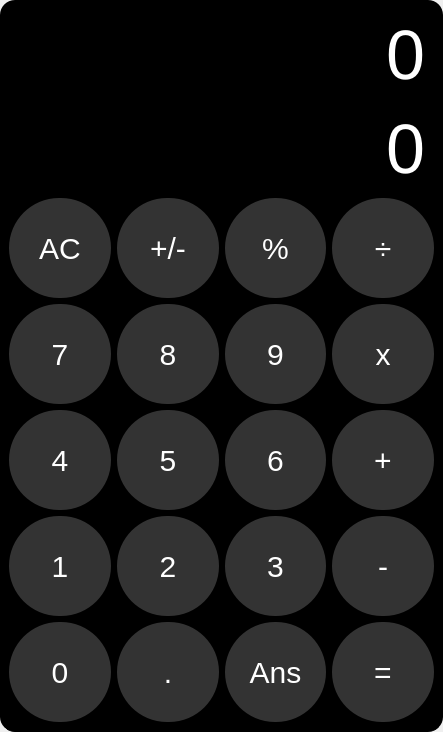
<?xml version="1.0" encoding="UTF-8"?>
<ui version="4.0">
 <class>Form</class>
 <widget class="QWidget" name="Form">
  <property name="geometry">
   <rect>
    <x>0</x>
    <y>0</y>
    <width>443</width>
    <height>732</height>
   </rect>
  </property>
  <property name="minimumSize">
   <size>
    <width>443</width>
    <height>732</height>
   </size>
  </property>
  <property name="windowTitle">
   <string>Form</string>
  </property>
  <property name="styleSheet">
   <string notr="true">QFrame{
	background-color:rgb(0, 0, 0);
}
#button_frame{
	border-bottom: 1px solid black;
	border-radius:15px;
}
#button_frame QLineEdit{
	background-color:#000000;
	color:#FFF;
	border:none;
	hight:50px;
	padding:10px 5px;
	font-size: 70px;
	font-family:&quot;Segoe UI&quot;;
}
#button_frame QPushButton{
	background-color:#333333;
	color:#FFF;
	font-size:30px;
	font-family:&quot;Helvetica&quot;;
	border-radius: 50%;
	width	:100px;
	height:100px;
}
#button_frame QPushButton:pressed{
	background-color:#555;
}
#button_frame #zero_btn {
	text-align:centert;

}

#button_frame QPushButton[class=&quot;btn_group_1&quot;]{
	border-radius:50%;
	font-size:30px;
	background-color:#a5a5a5;
	color:#020202;
}
#button_frame QPushButton[class=&quot;btn_group_1&quot;]:pressed{
	background-color:#d6d6d6;
	
}

#button_frame QPushButton[class=&quot;btn_group_2&quot;]{
	background-color:#ca3401;
	font-size:30px;
}

#button_frame QPushButton[class=&quot;btn_group_2&quot;]:checked,
#button_frame QPushButton[class=&quot;btn_group_2&quot;]:pressed{
	background-color:#fff;

}</string>
  </property>
  <layout class="QGridLayout" name="gridLayout_2">
   <property name="leftMargin">
    <number>0</number>
   </property>
   <property name="topMargin">
    <number>0</number>
   </property>
   <property name="rightMargin">
    <number>0</number>
   </property>
   <property name="bottomMargin">
    <number>0</number>
   </property>
   <property name="spacing">
    <number>0</number>
   </property>
   <item row="0" column="0">
    <widget class="QFrame" name="button_frame">
     <property name="frameShape">
      <enum>QFrame::StyledPanel</enum>
     </property>
     <property name="frameShadow">
      <enum>QFrame::Raised</enum>
     </property>
     <layout class="QGridLayout" name="gridLayout">
      <item row="0" column="0" colspan="4">
       <layout class="QVBoxLayout" name="verticalLayout">
        <item>
         <widget class="QLineEdit" name="lineEdit">
          <property name="enabled">
           <bool>false</bool>
          </property>
          <property name="text">
           <string>0</string>
          </property>
          <property name="alignment">
           <set>Qt::AlignRight|Qt::AlignTrailing|Qt::AlignVCenter</set>
          </property>
         </widget>
        </item>
        <item>
         <widget class="QLineEdit" name="Ans_LineEdit">
          <property name="enabled">
           <bool>false</bool>
          </property>
          <property name="text">
           <string>0</string>
          </property>
          <property name="alignment">
           <set>Qt::AlignRight|Qt::AlignTrailing|Qt::AlignVCenter</set>
          </property>
         </widget>
        </item>
       </layout>
      </item>
      <item row="1" column="0">
       <widget class="QPushButton" name="claer_btn">
        <property name="maximumSize">
         <size>
          <width>16777215</width>
          <height>16777215</height>
         </size>
        </property>
        <property name="autoFillBackground">
         <bool>false</bool>
        </property>
        <property name="text">
         <string>AC</string>
        </property>
        <property name="class" stdset="0">
         <string>btn_group_1</string>
        </property>
       </widget>
      </item>
      <item row="1" column="1">
       <widget class="QPushButton" name="plus_minus_btn">
        <property name="text">
         <string>+/-</string>
        </property>
        <property name="class" stdset="0">
         <string>btn_group_1</string>
        </property>
       </widget>
      </item>
      <item row="1" column="2">
       <widget class="QPushButton" name="percentage_btn">
        <property name="text">
         <string>%</string>
        </property>
        <property name="class" stdset="0">
         <string>btn_group_1</string>
        </property>
       </widget>
      </item>
      <item row="1" column="3">
       <widget class="QPushButton" name="division_btn">
        <property name="text">
         <string>÷</string>
        </property>
        <property name="class" stdset="0">
         <string>btn_group_2</string>
        </property>
       </widget>
      </item>
      <item row="2" column="0">
       <widget class="QPushButton" name="seven_btn">
        <property name="text">
         <string>7</string>
        </property>
       </widget>
      </item>
      <item row="2" column="1">
       <widget class="QPushButton" name="eight_btn">
        <property name="text">
         <string>8</string>
        </property>
       </widget>
      </item>
      <item row="2" column="2">
       <widget class="QPushButton" name="nine_btn">
        <property name="text">
         <string>9</string>
        </property>
       </widget>
      </item>
      <item row="2" column="3">
       <widget class="QPushButton" name="multi_btn">
        <property name="text">
         <string>x</string>
        </property>
        <property name="class" stdset="0">
         <string>btn_group_2</string>
        </property>
       </widget>
      </item>
      <item row="3" column="0">
       <widget class="QPushButton" name="four_btn">
        <property name="styleSheet">
         <string notr="true"/>
        </property>
        <property name="text">
         <string>4</string>
        </property>
       </widget>
      </item>
      <item row="3" column="1">
       <widget class="QPushButton" name="five_btn">
        <property name="text">
         <string>5</string>
        </property>
       </widget>
      </item>
      <item row="3" column="2">
       <widget class="QPushButton" name="six_btn">
        <property name="text">
         <string>6</string>
        </property>
       </widget>
      </item>
      <item row="3" column="3">
       <widget class="QPushButton" name="plus_btn">
        <property name="text">
         <string>+</string>
        </property>
        <property name="class" stdset="0">
         <string>btn_group_2</string>
        </property>
       </widget>
      </item>
      <item row="4" column="0">
       <widget class="QPushButton" name="one_btn">
        <property name="text">
         <string>1</string>
        </property>
       </widget>
      </item>
      <item row="4" column="1">
       <widget class="QPushButton" name="two_btn">
        <property name="text">
         <string>2</string>
        </property>
       </widget>
      </item>
      <item row="4" column="2">
       <widget class="QPushButton" name="three_btn">
        <property name="text">
         <string>3</string>
        </property>
       </widget>
      </item>
      <item row="4" column="3">
       <widget class="QPushButton" name="minus_btn">
        <property name="text">
         <string>-</string>
        </property>
        <property name="class" stdset="0">
         <string>btn_group_2</string>
        </property>
       </widget>
      </item>
      <item row="5" column="2">
       <widget class="QPushButton" name="ans_btn">
        <property name="text">
         <string>Ans</string>
        </property>
       </widget>
      </item>
      <item row="5" column="3">
       <widget class="QPushButton" name="equal_btn">
        <property name="text">
         <string>=</string>
        </property>
        <property name="class" stdset="0">
         <string>btn_group_2</string>
        </property>
       </widget>
      </item>
      <item row="5" column="0">
       <widget class="QPushButton" name="zero_btn">
        <property name="font">
         <font>
          <family>Helvetica</family>
          <pointsize>-1</pointsize>
         </font>
        </property>
        <property name="text">
         <string>0</string>
        </property>
       </widget>
      </item>
      <item row="5" column="1">
       <widget class="QPushButton" name="dot_btn">
        <property name="text">
         <string>.</string>
        </property>
       </widget>
      </item>
     </layout>
    </widget>
   </item>
  </layout>
 </widget>
 <resources/>
 <connections/>
</ui>
